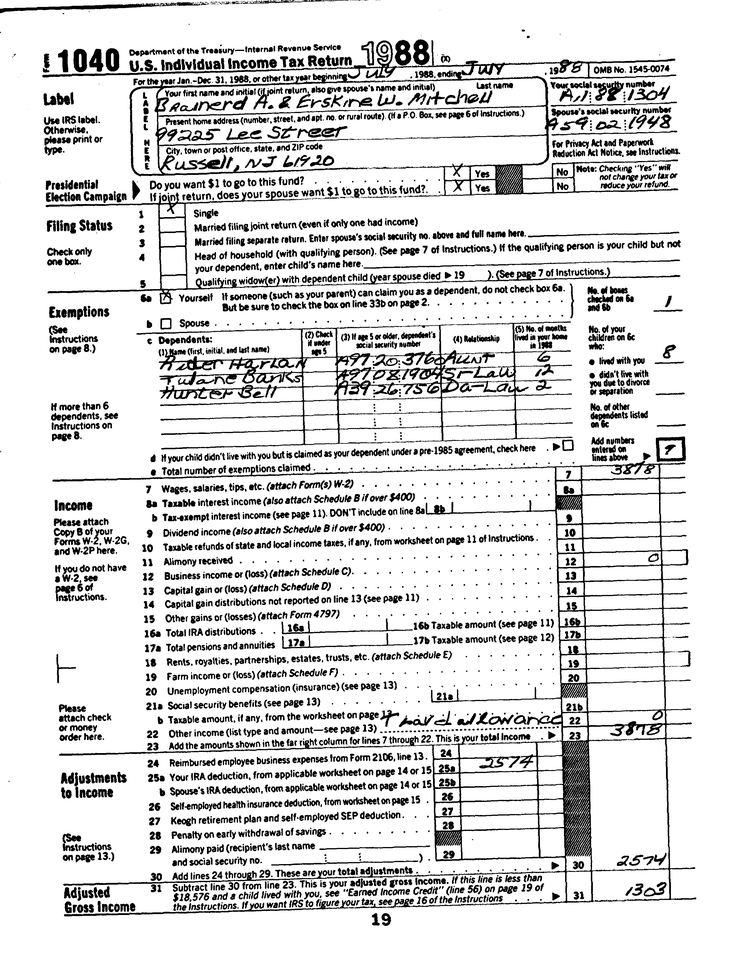
#> input picture resources/foo/image.png, 740 x 954 px, shrunk from 2560 x 3300 before the run, found by its file name
$ jupyter execute rotate_.ipynb
#> lines starting #> are read from the running program, lines starting #| are printed output that depends on the picture
[cell 1]
import numpy as np
import cv2
import skimage
import matplotlib

from skimage import color
from skimage import io

img = color.rgb2gray(io.imread('image.png'))
#> img is the input picture: shape (954, 740); min 0, max 255, mean 217.8

angle=45

def rotate_image(img,angle):
#> called with angle = 45
    rows,cols = img.shape[:2]
#> rows = 954; cols = 740
    M=cv2.getRotationMatrix2D((cols/2,rows/2),angle,1)

    dst=cv2.warpAffine(img,M,(cols,rows))
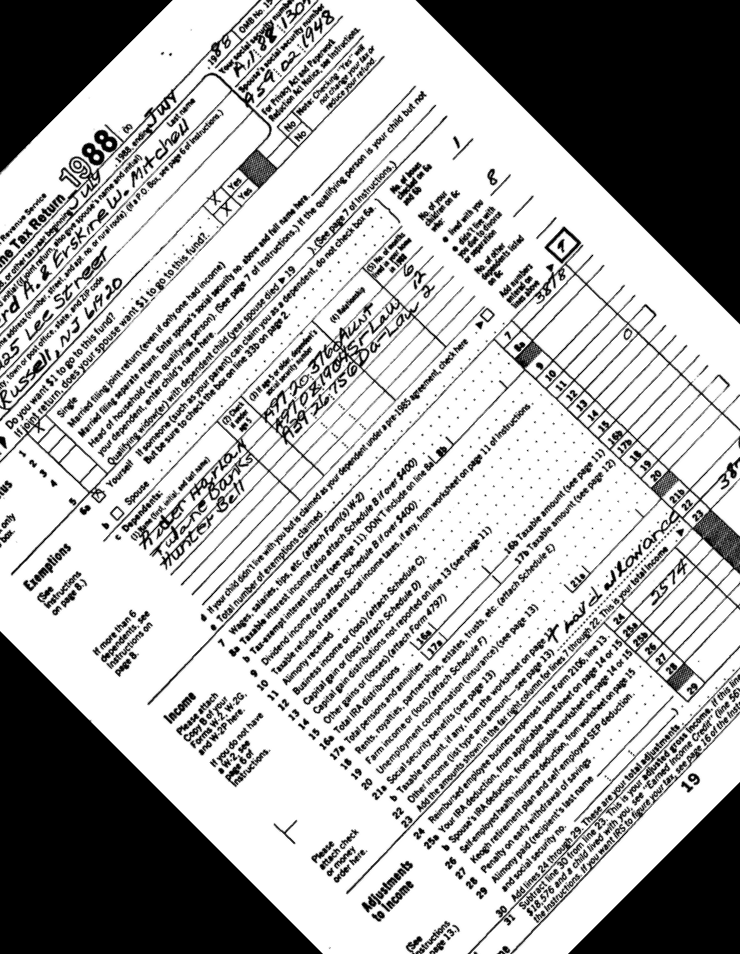
#> dst: shape (954, 740); min 0, max 255, mean 173.8

    return dst, M


(img_rot,_)= rotate_image(img,angle)
